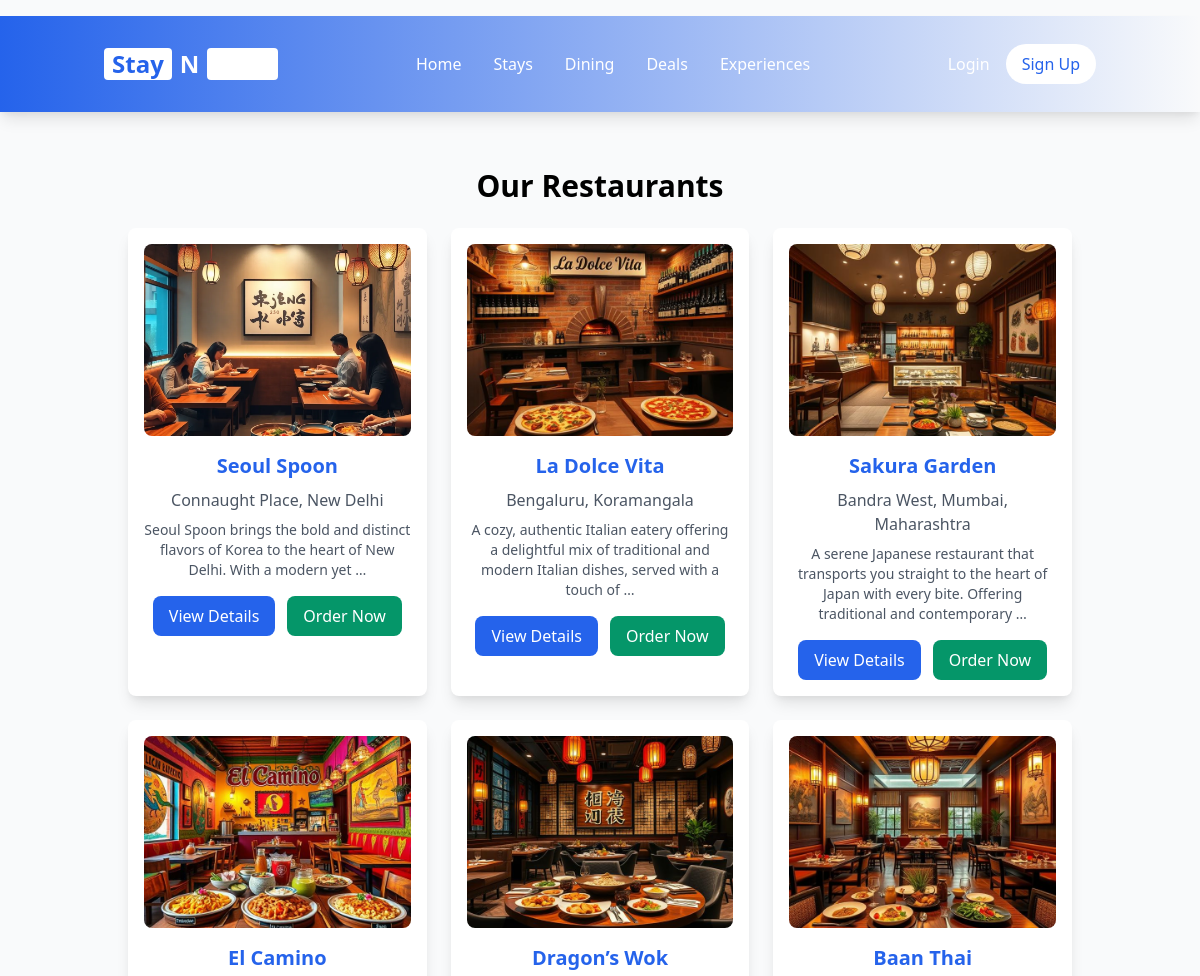
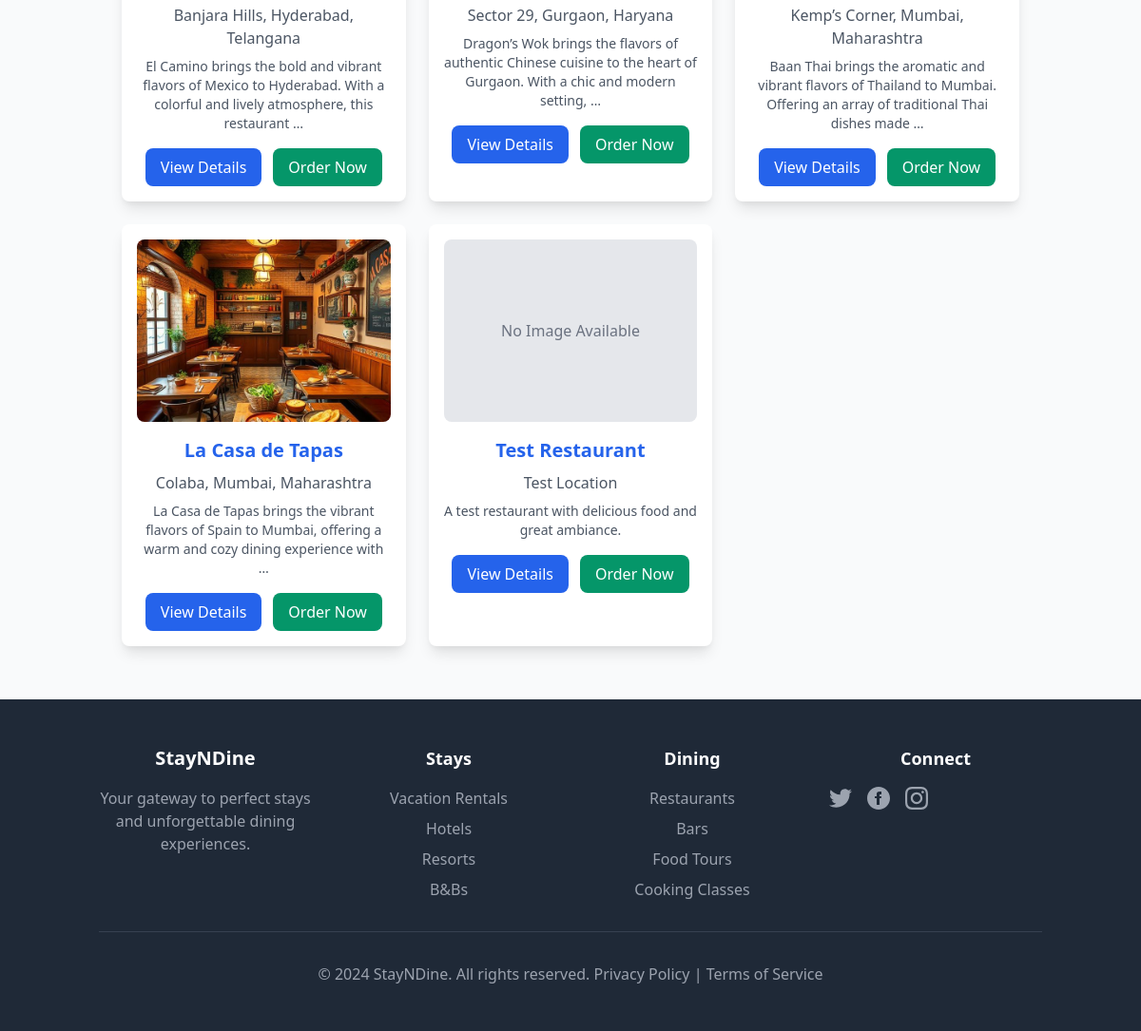
The page /restaurants/ on the database its author committed (2 pictures, top to bottom).
### main/models.py (models this page shows, shortened)
class Restaurant(models.Model):
    name = models.CharField(max_length=255)
    location = models.CharField(max_length=255)
    description = models.TextField(blank=True)
    image = models.ImageField(upload_to="restaurants/", blank=True, null=True)

### main/views.py (the view)
# urls.py: path('restaurants/', views.restaurant_list, name='restaurant_list'),
def restaurant_list(request):
    restaurants = Restaurant.objects.all()
    return render(request, 'main/restaurant_list.html', {'restaurants': restaurants})

### hotel_management/urls.py (called while the page is built)
    def __call__(self, request):
        logger.info(f"Received request: {request.method} {request.path}")
        response = self.get_response(request)
        logger.info(f"Response status: {response.status_code}")
        return response

### main/templates/main/restaurant_list.html (shortened to what this page needs)
{% extends 'main/base.html' %}
{% load static %}
{% block content %}
<div class="max-w-6xl mx-auto p-6">
    <h2 class="text-3xl font-semibold mb-6 text-center">Our Restaurants</h2>
    {% if restaurants %}
    <div class="grid grid-cols-1 sm:grid-cols-2 lg:grid-cols-3 gap-6">
        {% for restaurant in restaurants %}
        <div class="bg-white p-4 rounded-lg shadow-lg hover:shadow-2xl transition-shadow duration-300">
            {% if restaurant.image %}
            <img src="{{ restaurant.image.url }}" alt="{{ restaurant.name }}" class="w-full h-48 object-cover rounded-lg mb-4">
            {% else %}
            <div class="w-full h-48 bg-gray-200 flex items-center justify-center rounded-lg mb-4">
                <span class="text-gray-500">No Image Available</span>
            </div>
            {% endif %}
            <h3 class="text-xl font-semibold text-center mb-2">
                <a href="{% url 'restaurant_detail' restaurant.id %}" class="text-blue-600 hover:text-blue-800 hover:underline">
                    {{ restaurant.name }}
                </a>
            </h3>
            <p class="text-gray-600 text-center mb-2">{{ restaurant.location }}</p>
            <p class="text-gray-600 text-sm text-center mb-4">
                {{ restaurant.description|truncatewords:20|default:"No description available" }}
            </p>
            <div class="flex justify-center space-x-3">
                <a href="{% url 'restaurant_detail' restaurant.id %}"
                   class="bg-blue-600 text-white px-4 py-2 rounded-lg hover:bg-blue-700 transition duration-300">
                    View Details
                </a>
                <a href="{% url 'place_order' restaurant.id %}"
                   class="bg-green-600 text-white px-4 py-2 rounded-lg hover:bg-green-700 transition duration-300">
                    Order Now
                </a>
            </div>
        </div>
        {% endfor %}
    </div>
    {% else %}
    <div class="text-center py-8">
        <p class="text-gray-600 text-lg">No restaurants available at the moment.</p>
        <p class="text-gray-500 mt-2">Please check back later.</p>
    </div>
    {% endif %}
</div>
{% endblock %}

### main/static/main/styles.css (style rules this page uses)
body { font-family: 'Segoe UI', Tahoma, Geneva, Verdana, sans-serif; margin: 0; padding: 0; background-color: #f7f7f7; }

### rows shown on the page
Restaurant: image (picture), name "Seoul Spoon", location "Connaught Place, New Delhi", description "Seoul Spoon brings the bold and distinct flavors of Korea to the heart of New Delhi. With a modern yet …"
Restaurant: image (picture), name "La Dolce Vita", location "Bengaluru, Koramangala", description "A cozy, authentic Italian eatery offering a delightful mix of traditional and modern Italian dishes, served with a touch of …"
Restaurant: image (picture), name "Sakura Garden", location "Bandra West, Mumbai, Maharashtra", description "A serene Japanese restaurant that transports you straight to the heart of Japan with every bite. Offering traditional and contemporary …"
Restaurant: image (picture), name "El Camino", location "Banjara Hills, Hyderabad, Telangana", description "El Camino brings the bold and vibrant flavors of Mexico to Hyderabad. With a colorful and lively atmosphere, this restaurant …"
Restaurant: image (picture), name "Dragon’s Wok", location "Sector 29, Gurgaon, Haryana", description "Dragon’s Wok brings the flavors of authentic Chinese cuisine to the heart of Gurgaon. With a chic and modern setting, …"
Restaurant: image (picture), name "Baan Thai", location "Kemp’s Corner, Mumbai, Maharashtra", description "Baan Thai brings the aromatic and vibrant flavors of Thailand to Mumbai. Offering an array of traditional Thai dishes made …"
Restaurant: image (picture), name "La Casa de Tapas", location "Colaba, Mumbai, Maharashtra", description "La Casa de Tapas brings the vibrant flavors of Spain to Mumbai, offering a warm and cozy dining experience with …"
Restaurant: image "No Image Available", name "Test Restaurant", location "Test Location", description "A test restaurant with delicious food and great ambiance."
